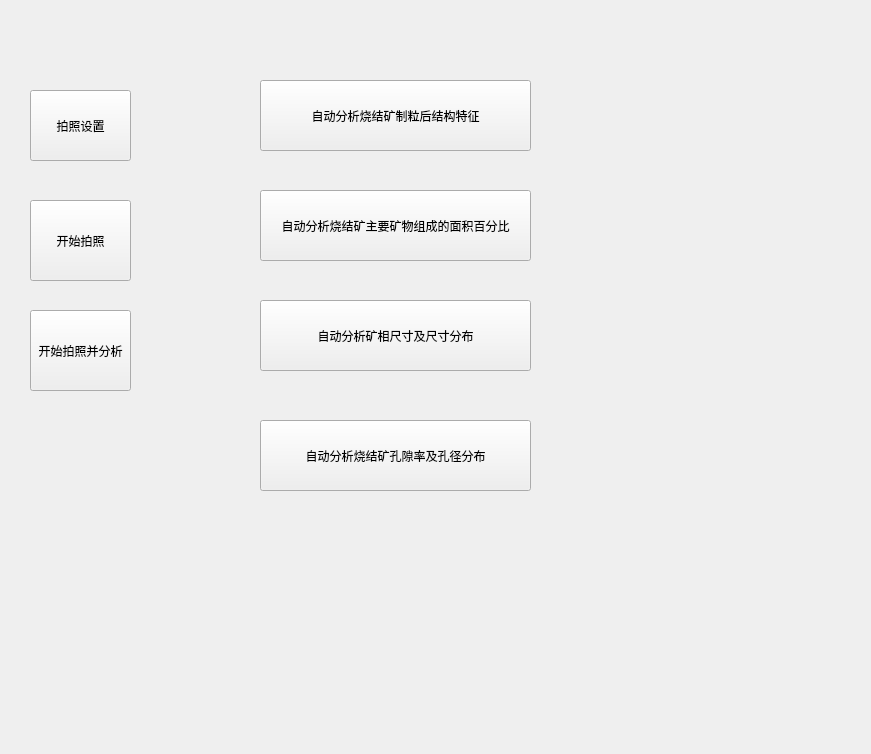
<?xml version="1.0" encoding="UTF-8"?>
<ui version="4.0">
 <class>Form</class>
 <widget class="QWidget" name="Form">
  <property name="geometry">
   <rect>
    <x>0</x>
    <y>0</y>
    <width>871</width>
    <height>754</height>
   </rect>
  </property>
  <property name="windowTitle">
   <string>Form</string>
  </property>
  <widget class="QPushButton" name="snap_setting">
   <property name="geometry">
    <rect>
     <x>30</x>
     <y>90</y>
     <width>101</width>
     <height>71</height>
    </rect>
   </property>
   <property name="text">
    <string>拍照设置</string>
   </property>
  </widget>
  <widget class="QPushButton" name="pushButton_2">
   <property name="geometry">
    <rect>
     <x>30</x>
     <y>200</y>
     <width>101</width>
     <height>81</height>
    </rect>
   </property>
   <property name="text">
    <string>开始拍照</string>
   </property>
  </widget>
  <widget class="QPushButton" name="pushButton_3">
   <property name="geometry">
    <rect>
     <x>30</x>
     <y>310</y>
     <width>101</width>
     <height>81</height>
    </rect>
   </property>
   <property name="text">
    <string>开始拍照并分析</string>
   </property>
  </widget>
  <widget class="QPushButton" name="pushButton_4">
   <property name="geometry">
    <rect>
     <x>260</x>
     <y>80</y>
     <width>271</width>
     <height>71</height>
    </rect>
   </property>
   <property name="text">
    <string>自动分析烧结矿制粒后结构特征</string>
   </property>
  </widget>
  <widget class="QPushButton" name="pushButton_5">
   <property name="geometry">
    <rect>
     <x>260</x>
     <y>190</y>
     <width>271</width>
     <height>71</height>
    </rect>
   </property>
   <property name="text">
    <string>自动分析烧结矿主要矿物组成的面积百分比</string>
   </property>
  </widget>
  <widget class="QPushButton" name="pushButton_6">
   <property name="geometry">
    <rect>
     <x>260</x>
     <y>300</y>
     <width>271</width>
     <height>71</height>
    </rect>
   </property>
   <property name="text">
    <string>自动分析矿相尺寸及尺寸分布</string>
   </property>
  </widget>
  <widget class="QPushButton" name="pushButton_7">
   <property name="geometry">
    <rect>
     <x>260</x>
     <y>420</y>
     <width>271</width>
     <height>71</height>
    </rect>
   </property>
   <property name="text">
    <string>自动分析烧结矿孔隙率及孔径分布</string>
   </property>
  </widget>
 </widget>
 <resources/>
 <connections/>
</ui>
